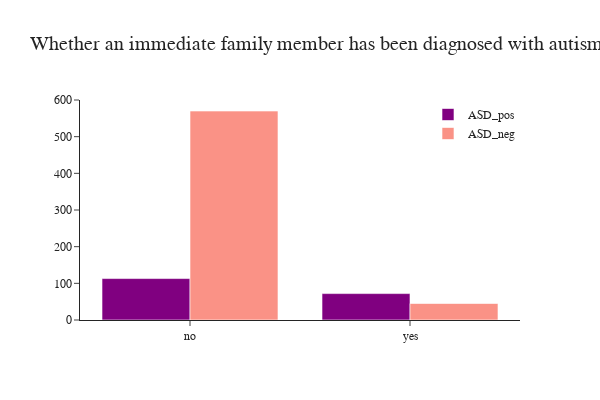

Notebook code for this chart:
### Code cell
fig = go.Figure()
fig.add_trace(go.Histogram(x=ASD_pos['autism'],histnorm='',
              name='ASD_pos', marker_color = 'purple'),
              )
fig.add_trace(go.Histogram(x=ASD_neg['autism'],histnorm='',
              name='ASD_neg', marker_color = 'salmon', opacity=0.85),
             )  

fig.update_layout(title="Whether an immediate family member has been diagnosed with autism", 
                  font_family="San Serif",
                  titlefont={'size': 20},
                  template='simple_white',
                  width=600, 
                  height=400,
                  legend=dict(
                  orientation="v", y=1, yanchor="top", x=1.0, xanchor="right" )                 
                 ).update_xaxes(categoryorder='total descending') 

fig.show()

### Figure 1 — Plotly figure (JSON) as saved in the notebook; plotly's stock layout.template omitted (floating-point values rounded to 4 significant figures; data arrays with more than 128 entries replaced by an {"elided": "..."} marker saying what was removed)
{"data": [{"histnorm": "", "marker": {"color": "purple"}, "name": "ASD_pos", "type": "histogram", "x": {"elided": "185 str values"}}, {"histnorm": "", "marker": {"color": "salmon"}, "name": "ASD_neg", "opacity": 0.85, "type": "histogram", "x": {"elided": "615 str values"}}], "layout": {"font": {"family": "San Serif"}, "height": 400, "legend": {"orientation": "v", "x": 1, "xanchor": "right", "y": 1, "yanchor": "top"}, "title": {"font": {"size": 20}, "text": "Whether an immediate family member has been diagnosed with autism"}, "width": 600, "xaxis": {"autorange": true, "categoryorder": "total descending", "range": [-0.5, 1.5], "type": "category"}, "yaxis": {"autorange": true, "range": [0, 600]}}}
